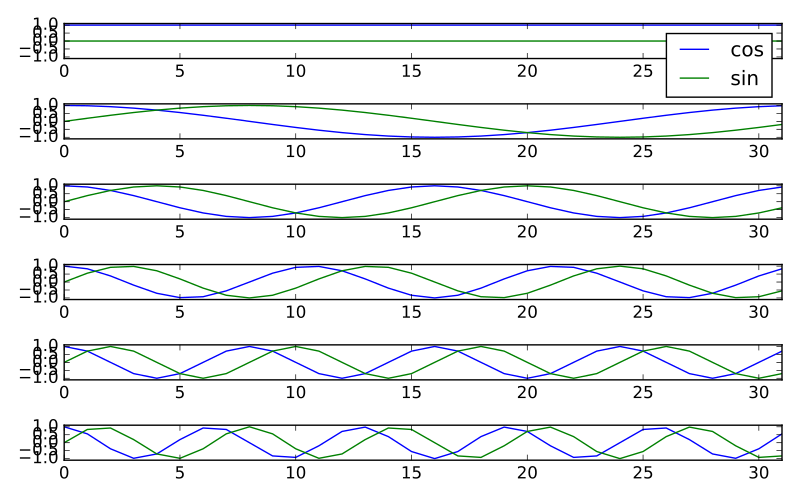

Reproduce this figure in Python.
fig, axes = plt.subplots(6, 1, figsize=(8, 5))
ns = np.arange(N)
one_cycle = 2 * np.pi * ns / N
for k in range(6):
    t_k = k * one_cycle
    axes[k].plot(ns, np.cos(t_k), label='cos')
    axes[k].plot(ns, np.sin(t_k), label='sin')
    axes[k].set_xlim(0, N-1)
    axes[k].set_ylim(-1.1, 1.1)
# [...)
axes[0].legend()
# <...>
plt.tight_layout()
